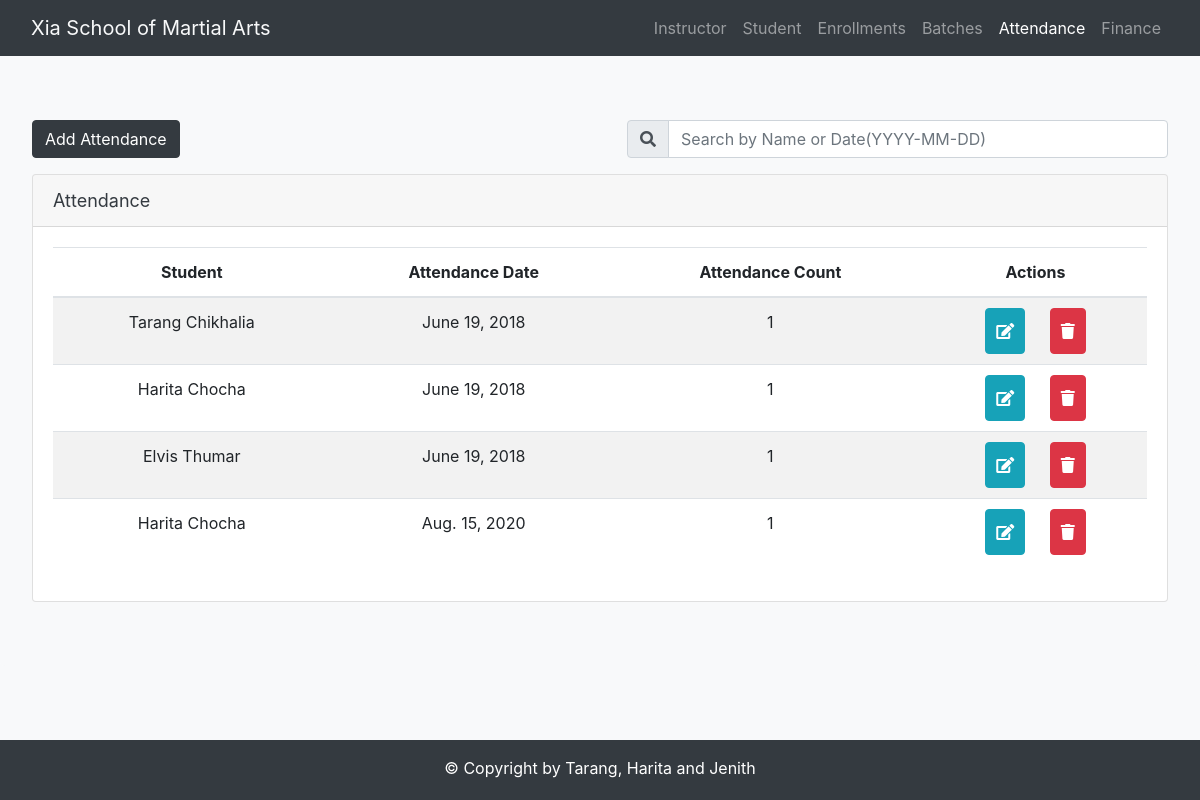
Screenshot of /attend/ with the database file from the repository.
### student/models.py (models this page shows, shortened)
class Attendance(models.Model):
    attendance_date = models.DateField(max_length=20, default=timezone.now)
    attendance_count = models.IntegerField(default=1)
    student = models.ForeignKey(Student,null=True, blank=True, on_delete=models.CASCADE, related_name='attendances')

class Student(models.Model):
    first_name = models.CharField(max_length=100)
    last_name = models.CharField(max_length=100)
    street_name = models.CharField(max_length=100, default="NA")
    city = models.CharField(max_length=100, default="NA")
    province = models.CharField(max_length=100, default="NA")
    postal_code = models.CharField(max_length=10, default="NA")
    date_of_birth = models.DateField()
    date_of_joining = models.DateField(default=timezone.now)
    phone_number = models.CharField(validators=[phone_regex], max_length=17, blank=True)
    rank = models.CharField(max_length=50, choices=BELT_COLOR, default='White')
    guardian = models.ForeignKey(Guardian, null=True, blank=True, on_delete=models.SET_NULL, related_name='children')
    def __str__(self):
        return self.first_name +" " + self.last_name

### student/views.py (the view)
# urls.py: path('attend/', views.AttendanceIndexView.as_view(), name='attend'),
class AttendanceIndexView(generic.ListView):
    template_name = 'student/attend.html'
    def get_queryset(self):
        return Attendance.objects.all()

### student/templates/student/attend.html (shortened to what this page needs)
{% extends 'student/base.html' %}
{% load staticfiles%}
{% block css %}
<link rel="stylesheet" href="{% static 'student\student.css' %}">
{% endblock %}
{% block activeattend %}active{% endblock %}
{% block body %}
<div class="jumbotron bg-light">
    <div class="row">
        <div class="col col-lg-12">
            <a class="btn btn-dark" href="{% url 'student:attend-add' %}" role="button">Add Attendance</a>
            <div class="form-group float-right">
                <form action="{% url 'student:attend-search' %}" method="GET" accept-charset="utf-8">
                    <div class="input-group">
                        <div class="input-group-prepend">
                            <i class="fa fa-search input-group-text" style="padding-top:10px;"></i>
                        </div>
                        <input
                                class="form-control"
                                type="text" name="q"
                                value="{{request.GET.q}}"
                                placeholder="Search by Name or Date(YYYY-MM-DD)"
                                style="width:500px;"/>
                    </div>
                </form>
            </div>
            <div style="margin-top:1em" class="card">
                <div class="card-header text-dark table-heading">Attendance</div>
                <div class="card-body panel-full">
                    <table class="table table-responsive-sm table-striped table-condensed sortable">
                        <thead>
                            <tr class="text-center">
                                <th align="center">Student</th>
                                <th align="center">Attendance Date</th>
                                <th align="center">Attendance Count</th>
                                <th align="center">Actions</th>
                            </tr>
                        </thead>
                        <tbody>
                            {% for attend in object_list %}
                            <tr class="text-center">
                                <td>{{ attend.student }}</td>
                                <td>{{ attend.attendance_date }}</td>
                                <td>{{ attend.attendance_count }}</td>
                                <td style="padding: 0px">
                                    <a class="btn btn-info click" style="display:'inline-block'" href="{% url 'student:attend-update' attend.id %}" role="button">
                                        <i class="fa fa-edit"></i>
                                    </a>
                                    <a class="btn btn-danger click" href="{% url 'student:attend-delete' attend.id %}" role="button">
                                        <i class="fa fa-trash"></i>
                                    </a>
                                </td>
                            </tr>
                            {% endfor %}
                        </tbody>
                    </table>
                </div>
            </div>
        </div>
    </div>
</div>
{% endblock %}

### student/static/student/student.css (style rules this page uses)
.table-heading { font-size: 18px; }
.click { padding: 10px; margin: 10px; }

### rows the page displays
Attendance: student "Tarang Chikhalia", attendance_date "June 19, 2018", attendance_count "1"
Attendance: student "Harita Chocha", attendance_date "June 19, 2018", attendance_count "1"
Attendance: student "Elvis Thumar", attendance_date "June 19, 2018", attendance_count "1"
Attendance: student "Harita Chocha", attendance_date "Aug. 15, 2020", attendance_count "1"
